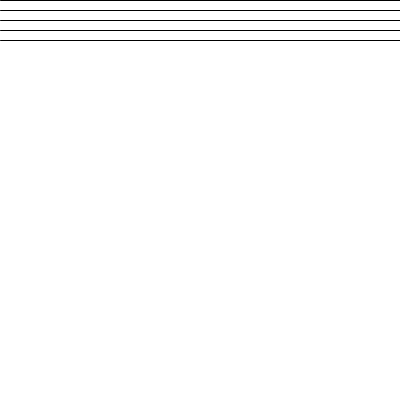
Frame 1 (no input)
Frame 60 (the mouse pressed at the canvas centre just before this capture): blank canvas, image omitted
Frame 120 (the mouse held since frame 60 and released just before this capture): blank canvas, image omitted

The Processing sketch that drew this single still picture (run headless with seeded random() and noise(); from frame 60 on, the mouse is pressed at the canvas centre):

// Processing sketch: processing_43119
// ── processing_43119.pde

int startY = 0;

void setup() {
  size(400, 400);
  frameRate(10);
}

void draw() {
  
  background(255);
  
  for (int y = startY; y < 50+startY; y += 10) {
    stroke(0);
    line(0, y, width, y);
    
  }
  startY += 10;
}
